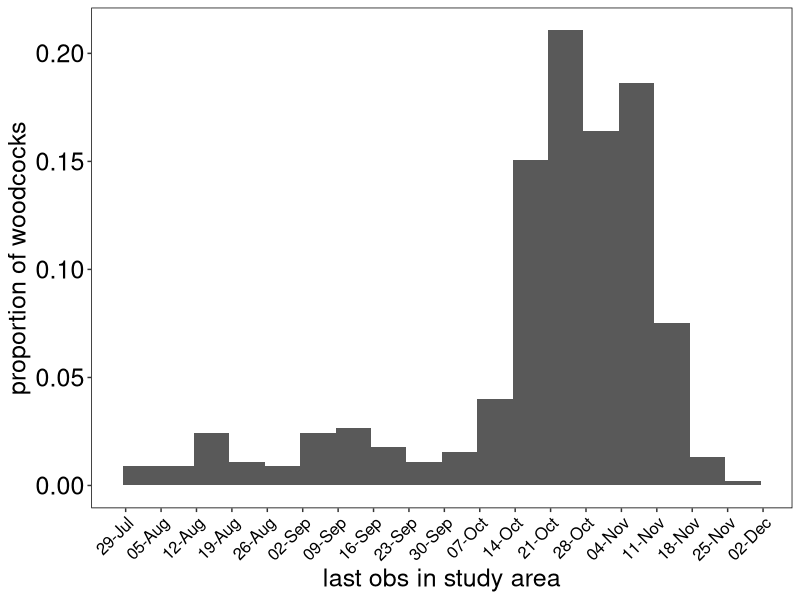
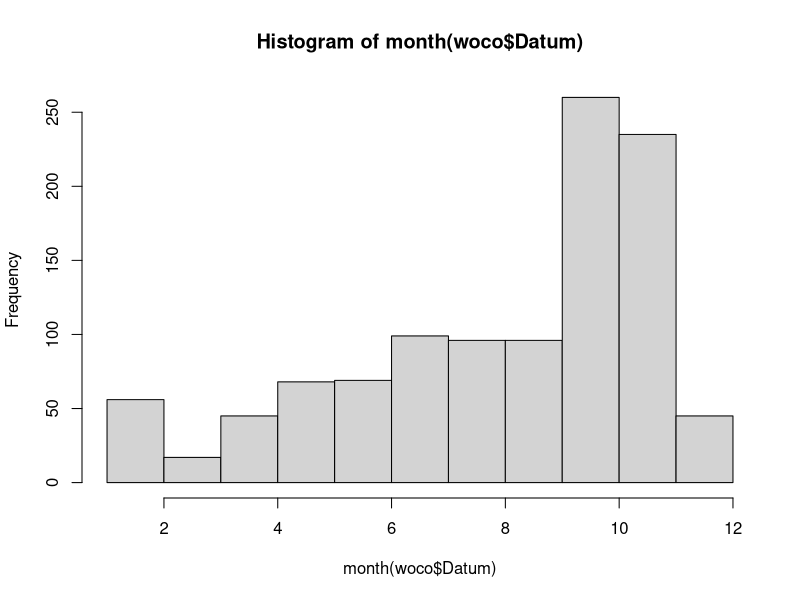
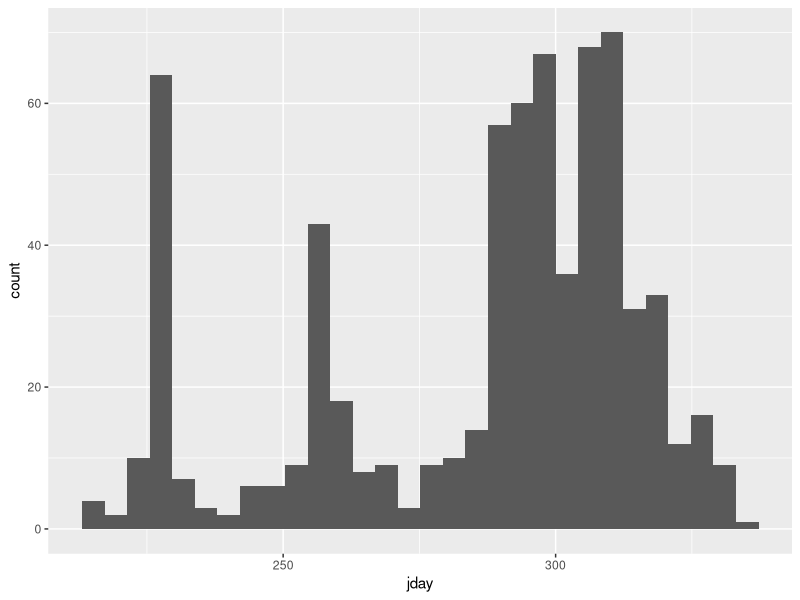
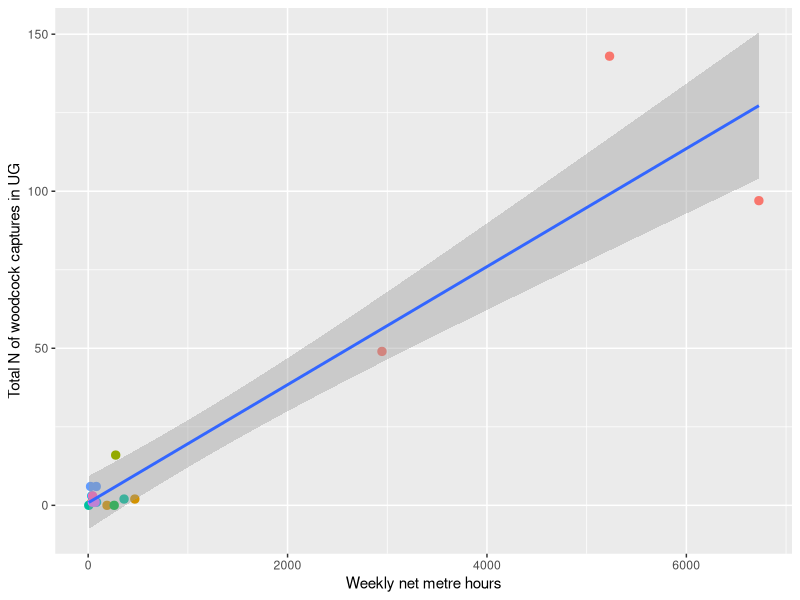

Generate these figures, in order, with R:
###########################################################################
##### WOODCOCK DEPARTURE TIME ANALYSIS DATA PREPARATION--------  ############################
###########################################################################

## written by Steffen Oppel on 30 Oct 2024 to initiate analysis
## goal is to estimate WHEN birds depart so that hunters can be confident they don't shoot Swiss birds
## federal regulation permits shooting from 15 Sept to 16 December

## QUESTIONS TO MURDY:
# what does 'censor' mean? check with Michi if censoring necessary for migration
# what temporal resolution do we want (weekly ok)? yes
# extent of season (Sept - Nov), what is the intermittent dip in effort? monthly capture events
# do we have a metric of observation effort?
# what are age categories 1-8? EURING Code? Only needed if age affects departure or survival
# annual variation in survival, detection, migration?

## UPDATED 2 JAN 2025 to include actual netting effort data (provided by Pierre Mollet)
## used data for those occasions where available, and extrapolated remaining occasions based on linear regression with capture numbers

## UPDATED 12 FEB 2025 to exclude ARGOS DATA (optional - because we are not sure about permissions)

## UPDATED 22 OCT 2025 to set obs to NA prior to first observation (even in subsequent years) to avoid model failure


# Clear workspace ---------------------------------------------------------

rm(list=ls()) 
Sys.setenv(LANG = "en") ##change language of error messages to english

# Load libraries, functions etc -------------------------------------------
library(lubridate)
library(tidyverse)
library(readxl)
library(dplyr)
filter<-dplyr::filter
select<-dplyr::select

## set root folder for project
try(setwd("C:/Users/sop/OneDrive - Vogelwarte/Woodcock"), silent=T)
try(setwd("C:/STEFFEN/OneDrive - Vogelwarte/Woodcock"), silent=T)

# Load data ---------------------------------------------------------------

woco <- read_excel("data/Daten_Waldschnepfe.xlsx", sheet="Data") %>%
  # mutate(Sendertyp=ifelse(is.na(Sendertyp),"none",Sendertyp)) %>%  ## fill in missing values for type of transmitter
  # dplyr::filter(Sendertyp!="ARGOS") %>%  ## optionally remove all ARGOS data
  rename(age=`Alter (Euring)`)
woco


woco %>% group_by(Ring, Markierung, Sendertyp) %>%
  summarise(n_encounter=length(Datum)) %>%
  ungroup() %>%
  mutate(N=1) %>%
  group_by(Markierung, Sendertyp) %>%
  summarise(N_birds=sum(N))


### CREATE A TIME SERIES DATA FRAME ###
mindate<-min(woco$Datum)
maxdate<-max(woco$Datum)
timeseries<-data.frame(date=seq(mindate, maxdate, "1 month")) %>%
  mutate(month=month(date),year=year(date)) %>%
  mutate(ymo=as.character(format(date, format="%Y_%m"))) %>%
  mutate(season=ifelse(month %in% c(4,5,6,7,8,9),"summer","winter")) %>%
  mutate(col=seq_along(date))
dim(timeseries)


## check last observation per bird in study area
woco %>% filter(month(Datum) %in% c(8,9,10,11)) %>%
  filter(Ort=="UG") %>%
  mutate(year=year(Datum)) %>%
  mutate(id=paste(Ring_num,year, sep="_")) %>%
  mutate(jday=yday(Datum)) %>%
  mutate(date=ymd("2023-12-31")+days(jday)) %>%
  group_by(id) %>%
  summarise(last=max(date)) %>%
  ggplot(aes(x=last)) +
  geom_histogram(aes(x=last,y=(after_stat(count))/tapply(after_stat(count),after_stat(PANEL),sum)[after_stat(PANEL)]),binwidth=7)+                               
  scale_x_date(name="last obs in study area",date_breaks="1 week", date_labels="%d-%b")+
  labs(y="proportion of woodcocks") +
  theme(panel.background=element_rect(fill="white", colour="black"), panel.grid.major = element_blank(), panel.grid.minor = element_blank(),
        axis.text.x=element_text(size=12, color="black",angle=45,hjust = 1),
        axis.text.y=element_text(size=18, color="black"), 
        axis.title=element_text(size=18), 
        strip.text.x=element_text(size=18, color="black"), 
        strip.background=element_rect(fill="white", colour="black"))
#ggsave("output/prop_woodcock_per_week_rawdat.jpg", width=7, height=6)



#~~~~~~~~~~~~~~~~~~~~~~~~~~~~~~~~~~~~~~~~~~~~~~~~~~~
# FILTER DATA by removing individuals with no record in Aug - Dec
#~~~~~~~~~~~~~~~~~~~~~~~~~~~~~~~~~~~~~~~~~~~~~~~~~~~
removals<-woco %>%
  mutate(targetObs=ifelse(month(Datum)>7,1,0)) %>%
  group_by(Ring_num) %>%
  summarise(obs=sum(targetObs)) %>%
  filter(obs==0)

woco<-woco %>% filter(!(Ring_num %in% removals$Ring_num))





#~~~~~~~~~~~~~~~~~~~~~~~~~~~~~~~~~~~~~~~~~~~~~~~~~~~
# REPORT QUANTITIES IN MANUSCRIPT
#~~~~~~~~~~~~~~~~~~~~~~~~~~~~~~~~~~~~~~~~~~~~~~~~~~~

# Inspect data ---------------------------------------------------------------
table(woco$Ort)
table(woco$age)
hist(month(woco$Datum))
table(woco$Beobachtung)
table(woco$Markierung)
table(woco$Markierung, woco$Sendertyp)
table(woco$Censor)
length(unique(woco$Ring_num))
woco %>% filter(month(Datum) %in% c(8,9,10,11)) %>%
  mutate(jday=yday(Datum)) %>%
  ggplot(aes(x=jday)) + geom_histogram()

table(woco$Beobachtung, woco$Ort)


woco %>% group_by(Ring, Markierung, Sendertyp) %>%
  summarise(n_encounter=length(Datum)) %>%
  ungroup() %>%
  mutate(N=1) %>%
  group_by(Markierung, Sendertyp) %>%
  summarise(N_birds=sum(N))





#~~~~~~~~~~~~~~~~~~~~~~~~~~~~~~~~~~~~~~~~~~~~~~~~~~~
# DATA PREPARATION APPROACH
#~~~~~~~~~~~~~~~~~~~~~~~~~~~~~~~~~~~~~~~~~~~~~~~~~~~
## for each individual and year, create weekly occasions for Sept to Nov
## use data from following year to determine whether bird survived or not
# True States (S) - these are often unknown and cannot be observed
# 1 alive in study area
# 2 dead in study area
# 3 alive outside study area (after migration)
# 4 dead outside study area (shot after after migration)

  # Observed States (O) - these are based on the actual transmission history
  # 1 Bird (re)captured alive or recorded via transmitter in study area
  # 2 Bird recorded via transmitter outside study area
  # 3 Dead bird recovered  in study area
  # 4 Dead bird recovered  outside study area
  # 5 No signal (=not observed)

### inspect individual that lost the logger (happened 3 days after last live location - does not yield additional info)
woco %>% filter(Beobachtung=="Senderfund")
woco %>% filter(Ring_num==112985) %>% arrange(Datum)

### inspect individual that was caught in France
woco %>% filter(Beobachtung=="Fang") %>% filter(Ort!="UG")
woco %>% filter(Ring_num==115155) %>% arrange(Datum)


# CREATE ANNUAL ENCOUNTER HISTORY  ---------------------------------------------------------------
woco_ch <- woco %>%
  mutate(year=year(Datum)) %>%
  mutate(id=paste(Ring_num,year, sep="_")) %>%
  select(id, Ring_num,year,Datum,Beobachtung,Markierung,Ort) %>%
  filter(Beobachtung!="Senderfund") %>%
  filter(!(Beobachtung=="Fang" & Ort!="UG")) %>%
  mutate(obs=1) %>%
  group_by(Ring_num, year) %>%
  summarise(N=sum(obs)) %>%
  spread(key=year, value=N, fill=0)


#~~~~~~~~~~~~~~~~~~~~~~~~~~~~~~~~~~~~~~~~~~~~~~~~~~~~~~~~~~~~~~~~~~~~~~~~~~~~~~~~~~~~~~~~~~~~~~~~~~~~~~~~~~~~~
# PREPARE ANNUAL CAPTURE HISTORIES
#~~~~~~~~~~~~~~~~~~~~~~~~~~~~~~~~~~~~~~~~~~~~~~~~~~~~~~~~~~~~~~~~~~~~~~~~~~~~~~~~~~~~~~~~~~~~~~~~~~~~~~~~~~~~~
### we only want weeks from Aug - December
### but some birds are marked earlier in the year and are then shot - cannot have a dead state without a previous marking occasion
### summarised all encounters prior to August and entered it in first August week
### weekly encounter history ####
woco_ann_ch_true<-woco %>%
  mutate(year=year(Datum), week=week(Datum)) %>%
  mutate(id=paste(Ring_num,year, sep="_")) %>%
  select(id, Ring_num,week,Datum,Beobachtung,Markierung,Ort) %>%
  mutate(week=ifelse(week<31,31,week)) %>%
  filter(week>30) %>%
  mutate(week=paste0('wk',week)) %>%
  filter(Beobachtung!="Senderfund") %>%
  filter(!(Beobachtung=="Fang" & Ort!="UG")) %>%
  mutate(TS=ifelse(Beobachtung=="Fang",1,
                   ifelse((Beobachtung=="Senderlokalisation" & Ort=="UG"),1,
                          ifelse((Beobachtung=="Senderlokalisation" & Ort!="UG"),3,
                                 ifelse((Beobachtung=="Totfund" & Ort=="UG"),2,
                                        ifelse((Beobachtung=="Totfund" & Ort!="UG"),4,99)))))) %>% ## there should be no 99filter(TS==99)
  group_by(id, week) %>%
  summarise(N=max(TS)) %>%
  spread(key=week, value=N, fill=NA) %>%
  mutate(wk54=NA)  ## create blank column for records past the migration season

woco_ann_ch_obs<-woco %>%
  mutate(year=year(Datum), week=week(Datum)) %>%
  mutate(id=paste(Ring_num,year, sep="_")) %>%
  select(id, Ring_num,week,Datum,Beobachtung,Markierung,Ort) %>%
  mutate(week=ifelse(week<31,31,week)) %>%
  filter(week>30) %>%
  mutate(week=paste0('wk',week)) %>%
  #filter(month(Datum) >7) %>%
  filter(Beobachtung!="Senderfund") %>%
  filter(!(Beobachtung=="Fang" & Ort!="UG")) %>%
  mutate(OS=ifelse(Beobachtung=="Fang",1,
                   ifelse((Beobachtung=="Senderlokalisation" & Ort=="UG"),1,
                          ifelse((Beobachtung=="Senderlokalisation" & Ort!="UG"),2,
                                 ifelse((Beobachtung=="Totfund" & Ort=="UG"),3,
                                        ifelse((Beobachtung=="Totfund" & Ort!="UG"),4,5)))))) %>%
  group_by(id, week) %>%
  summarise(N=max(OS)) %>%
  spread(key=week, value=N, fill=5) %>%
  mutate(wk54=5)  ## create blank column for records past the migration season


woco_tag_mat<- woco %>%
  mutate(year=year(Datum), week=week(Datum)) %>%
  mutate(id=paste(Ring_num,year, sep="_")) %>%
  select(id, Ring_num,week,Datum,Beobachtung,Markierung,Ort) %>%
  mutate(week=ifelse(week<31,31,week)) %>%
  filter(week>30) %>%
  mutate(week=paste0('wk',week)) %>%
  #filter(month(Datum) >7) %>%
  filter(Beobachtung!="Senderfund") %>%
  filter(!(Beobachtung=="Fang" & Ort!="UG")) %>%
  mutate(tag=ifelse(Markierung=="Sender",1,0)) %>%
  group_by(id) %>%
  summarise(tag=max(tag))


### CREATE BLANK MATRICES TO HOLD INFORMATION ABOUT TRUE AND OBSERVED STATES ###

woco.obs.matrix<-woco_ann_ch_obs %>% arrange(id)
woco.state.matrix<-woco_ann_ch_true %>% arrange(id)
tag<-as.data.frame(woco_tag_mat %>% arrange(id) %>% select(tag))[,1]
woco.eff.matrix<-woco_ann_ch_obs %>% arrange(id)
dim(woco.obs.matrix)
length(tag)



#~~~~~~~~~~~~~~~~~~~~~~~~~~~~~~~~~~~~~~~~~~~~~~~~~~~~~~~~~~~~~~~~~~~~~~~~~~~~~~~~~~~~~~~~~~~~~~~~~~~~~~~~~~~~~
# CREATE EFFORT MATRIX BASED ON ACTUAL NETTING EFFORT
#~~~~~~~~~~~~~~~~~~~~~~~~~~~~~~~~~~~~~~~~~~~~~~~~~~~~~~~~~~~~~~~~~~~~~~~~~~~~~~~~~~~~~~~~~~~~~~~~~~~~~~~~~~~~~
### full matrix of records to be used to calibrate effort data from netting
effort_mat<- woco %>%
  mutate(year=year(Datum), week=week(Datum)) %>%
  mutate(week=ifelse(week<31,31,week)) %>%
  mutate(obs=1) %>%
  filter(week>30) %>%
  mutate(week=paste0('wk',week)) %>%
  filter(Beobachtung!="Senderfund") %>%
  filter(!(Beobachtung=="Fang" & Ort!="UG")) %>%
  group_by(year,week) %>%
  summarise(eff=sum(obs)) %>%
  spread(key=week,value=eff, fill=0) %>%
  mutate(wk54=2)  ## create blank column for records past the migration season

### summary of actual netting effort 
netting <- read_excel("data/Data_Aufwand_Nov2024.xlsx", sheet="Tabelle1") %>%
  mutate(effort=(`Länge (m)`*`Dauer (min)`)/60) %>%
  mutate(year=year(Datum), week=week(Datum)) %>%
  mutate(week=ifelse(week<31,31,week)) %>%
  filter(week>30) %>%
  mutate(week=paste0('wk',week)) %>%
  group_by(year,week) %>%
  summarise(tot_eff=sum(effort))
  
### calibrate relationship between netting effort and number of records
effort_mat %>% filter(year %in% c(2016,2017,2018)) %>%
  gather(key="week", value="exp_eff",-year) %>%
  left_join(netting, by=c("year","week")) %>%
  filter(!is.na(tot_eff)) %>%
  
  ggplot(aes(x=tot_eff, y=exp_eff)) +
  geom_point(aes(col=week),size=2.5) +
  geom_smooth(method="lm") +
  labs(x="Weekly net metre hours", y="Total N of woodcock captures in UG") +
  theme(legend.position="none")

## fit linear regression
calib_dat<-effort_mat %>% filter(year %in% c(2016,2017,2018)) %>%
  gather(key="week", value="exp_eff",-year) %>%
  left_join(netting, by=c("year","week")) %>%
  filter(!is.na(tot_eff))
eff_pred<-lm(tot_eff~0+exp_eff, data=calib_dat) ## forced through origin


## interpolate all occassions without actual netting effort data
effort<-effort_mat %>%
  gather(key="week", value="exp_eff",-year) %>%
  ungroup() %>%
  left_join(netting, by=c("year","week"))
effort$pred_eff<-predict(eff_pred, newdat=effort) ## predict effort based on linear model
effort_mat<-effort %>%
  mutate(eff=ifelse(is.na(tot_eff),pred_eff,tot_eff)) %>% ## use the predicted effort for occasions when no actual effort is available
  mutate(scale_eff=scale(eff)) %>%
  select(year,week,scale_eff) %>%
  spread(key=week,value=scale_eff)


#~~~~~~~~~~~~~~~~~~~~~~~~~~~~~~~~~~~~~~~~~~~~~~~~~~~~~~~~~~~~~~~~~~~~~~~~~~~~~~~~~~~~~~~~~~~~~~~~~~~~~~~~~~~~~
# CREATE CAPTURE HISTORY FOR SURVIVAL ESTIMATIONS
#~~~~~~~~~~~~~~~~~~~~~~~~~~~~~~~~~~~~~~~~~~~~~~~~~~~~~~~~~~~~~~~~~~~~~~~~~~~~~~~~~~~~~~~~~~~~~~~~~~~~~~~~~~~~~

### FILL MATRICES WITH STATE INFORMATION ###
for(i in 1:nrow(woco.obs.matrix)){
  
  ### extract ind and year
  yr<-separate_wider_delim(woco_ann_ch_obs[i,],cols="id",delim="_", names=c('ring','year'))$year
  rn<-separate_wider_delim(woco_ann_ch_obs[i,],cols="id",delim="_", names=c('ring','year'))$ring
  
  ### add effort to individual matrix (because nimble does not allow dynamic indexing)
  woco.eff.matrix[i,2:dim(woco.obs.matrix)[2]]<-effort_mat[effort_mat$year==yr,2:dim(woco.obs.matrix)[2]]
  woco.eff.matrix[i,dim(woco.obs.matrix)[2]]<-sum(effort_mat[effort_mat$year==yr,2:20])  ### effort for following year is the sum across many months
  
  ### extract start and end dates for selected bird
  daterange<-woco %>%
    filter(Ring_num==rn) %>%
    #filter(year(Datum)==yr) %>%
    filter(Beobachtung!="Senderfund") %>%
    filter(!(Beobachtung=="Fang" & Ort!="UG")) %>%
    summarise(first=min(Datum),last=max(Datum))
  
  ### ASSIGN OBSERVED STATES
  startcol<-min(which(woco.obs.matrix[i,2:dim(woco.obs.matrix)[2]]!=5))
  if(startcol>1){
    if(year(daterange$first)<yr) {woco.obs.matrix[i,2:(startcol)]<-NA} else {    ### CHANGED FROM 5 to NA because 2 birds caused problems with wrong f
      woco.obs.matrix[i,2:(startcol)]<-NA}
  }

  stopcol<-max(which(woco.obs.matrix[i,2:dim(woco.obs.matrix)[2]]<5))
  if((stopcol+1)<dim(woco.obs.matrix)[2]){
    if(year(daterange$last)>yr) {woco.obs.matrix[i,dim(woco.obs.matrix)[2]]<-2} else {  ## birds that survived until next year are labelled to have been recorded outside study area
      woco.obs.matrix[i,min((stopcol+2),dim(woco.obs.matrix)[2]):dim(woco.obs.matrix)[2]]<-5}
  }

  
  ### ENSURE THAT DEAD BIRDS STAY DEAD
  if(TRUE %in% (c(3,4) %in% woco.obs.matrix[i,2:dim(woco.obs.matrix)[2]])){
    deadcol<-min(which(woco.obs.matrix[i,2:dim(woco.obs.matrix)[2]] %in% c(3,4)))
    woco.obs.matrix[i,min((deadcol+2),dim(woco.obs.matrix)[2]):dim(woco.obs.matrix)[2]]<-woco.obs.matrix[i,(deadcol+1)]  ## assign the same state as last observed for rest of time series
  }
  
  ### ENSURE THAT LOCAL BIRDS STAY LOCAL
  ## there are very few 'excursions' out of the study area, but we do not want to model those, so we eliminate any state other than 1 prior to or between states of 1
  startcolIN<-min(which(woco.obs.matrix[i,2:dim(woco.obs.matrix)[2]]<5))
  stopcolIN<-max(which(woco.obs.matrix[i,2:dim(woco.obs.matrix)[2]]==1))
  if(stopcolIN>startcolIN){
    for(col in (startcolIN+1):(stopcolIN+1)) {
      if(!is.na(woco.obs.matrix[i,col])){woco.obs.matrix[i,col]<-ifelse(woco.obs.matrix[i,col]==5,5,1)}  ## assign everything to 1 except the not observed state
    }
  }

  ## ASSIGN INITIAL TRUE STATE (to initialise z-matrix of model)
  ### this needs careful manipulation to appropriately configure intermediate 0s
  startcol<-min(which(!is.na(woco.state.matrix[i,2:dim(woco.state.matrix)[2]])))
  stopcol<-max(which(!is.na(woco.state.matrix[i,2:dim(woco.state.matrix)[2]])))  
  startstate<-woco.state.matrix[i,startcol+1]
  endstate<-woco.state.matrix[i,stopcol+1]
  if(startcol>1){
    if(year(daterange$first)<yr) {woco.state.matrix[i,2:startcol]<-startstate} ## anything before first obs gets same state as first obs
  }
  
  if((stopcol+1)<dim(woco.state.matrix)[2]){
    woco.state.matrix[i,min((stopcol+2),dim(woco.state.matrix)[2]):dim(woco.state.matrix)[2]]<-endstate ## anything after last obs gets same state as last obs
  }
  
  if(stopcol>(startcol+1)){ ## only needed if there is a chance of intermediate gaps between start and stopcol
    for(col in (startcol+1):stopcol) {
    woco.state.matrix[i,col]<-ifelse(is.na(woco.state.matrix[i,col]),woco.state.matrix[i,col-1],woco.state.matrix[i,col]) ## anything inbetween the start and stop column gets the previous state unless it is known
  }}
  
  if(year(daterange$last)>yr) {
    woco.state.matrix[i,dim(woco.state.matrix)[2]]<-3  ## last column is always alive outside study area if bird also recorded next year
  }
  if(stopcolIN>startcolIN){
    for(col in (startcolIN+1):(stopcolIN+1)) {
      woco.state.matrix[i,col]<-1  ## assign everything to 1 for true state
    }
  }
}



#### Convert to numeric matrices that NIMBLE can loop over
y.telemetry<-as.matrix(woco.obs.matrix[,2:(dim(woco.state.matrix)[2])])
z.telemetry<-as.matrix(woco.state.matrix[,2:(dim(woco.state.matrix)[2])])
dim(y.telemetry)

#### REMOVE individuals with no information (i.e. those that left or were shot before August in a given year, OR only have telemetry locations outside)
noninfobirds1<-which(apply(y.telemetry, 1, function(x) length(unique(x)) == 1) == TRUE)
noninfobirds2<-which(apply(y.telemetry, 1, function(x) all(x %in% c(2, 5))))
noninfobirds3<-which(apply(z.telemetry, 1, function(x) length(unique(x)) == 3) == TRUE)
noninfobirds<-union(union(noninfobirds1,noninfobirds2), noninfobirds3)
y.telemetry<-y.telemetry[-noninfobirds,]
z.telemetry<-z.telemetry[-noninfobirds,]
woco_ann_ch_obs<-woco_ann_ch_obs[-noninfobirds,]
woco.eff.matrix<-woco.eff.matrix[-noninfobirds,]
tag<-tag[-noninfobirds]
dim(y.telemetry)

#### RETAIN ONLY individuals that were once seen alive in study area (all others have no value for estimating WHEN live birds leave study area)
UKbirds<-which(apply(y.telemetry, 1, function(x) 1 %in% unique(x)) == TRUE)
y.telemetry<-y.telemetry[UKbirds,]
z.telemetry<-z.telemetry[UKbirds,]
woco_ann_ch_obs<-woco_ann_ch_obs[UKbirds,]
woco.eff.matrix<-woco.eff.matrix[UKbirds,]
tag<-tag[UKbirds]
dim(y.telemetry)

#### PREPARE A MATRIX OF WEEKS
nweeks<-dim(y.telemetry)[2]
nind<-dim(y.telemetry)[1]
week<-seq(1:nweeks)
year<-as.numeric(as.factor(separate_wider_delim(woco_ann_ch_obs,cols="id",delim="_", names=c('ring','year'))$year))
nyears<-max(year)
effort<-woco.eff.matrix[,-1]

#### create vector of first marking and of last alive record
get.first.telemetry<-function(x)min(which(!is.na(x)))
get.last.telemetry<-function(x)max(which(!is.na(x) & x<6))
f.telemetry<-apply(y.telemetry,1,get.first.telemetry)
l.telemetry<-apply(y.telemetry,1,get.last.telemetry)


## check the errors that Jaume found - solved on 22 Oct 2025
# f.telemetry[c(61,146)]
# y.telemetry[c(61,146),]
# woco_ann_ch_obs[c(61,146),]
# y.telemetry[c(61,146),]
# woco_ch %>% dplyr::filter(Ring_num %in% c(115161,116322))
# woco %>% dplyr::filter(Ring_num %in% c(115161,116322))


############# CHECK THAT PREPARED DATA HAVE NO NA----------
dim(y.telemetry)
length(f.telemetry)
length(effort)
length(year)
length(tag)
nind
nweeks
nyears
max(year)
max(tag)
max(effort)


############# SAVE  PREPARED DATA ----------
save.image("data/woco_mig_input.RData")

